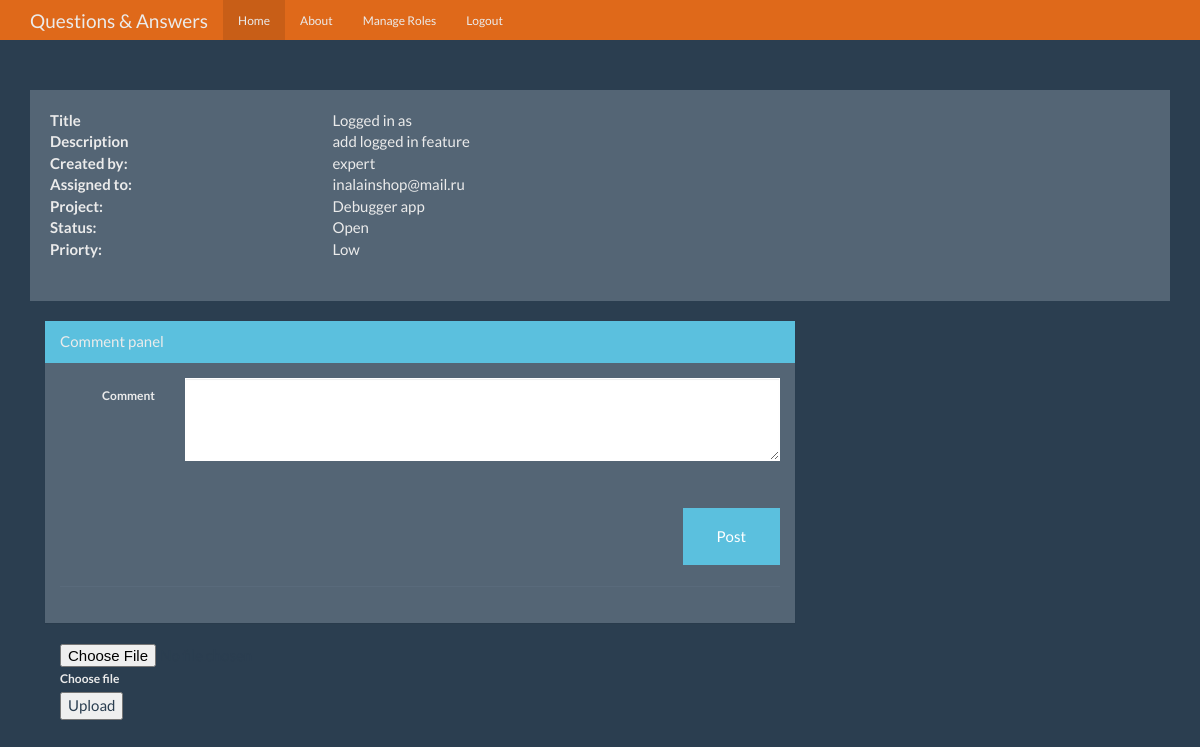
The page /ticket/10 (signed in) on the database as committed earlier.
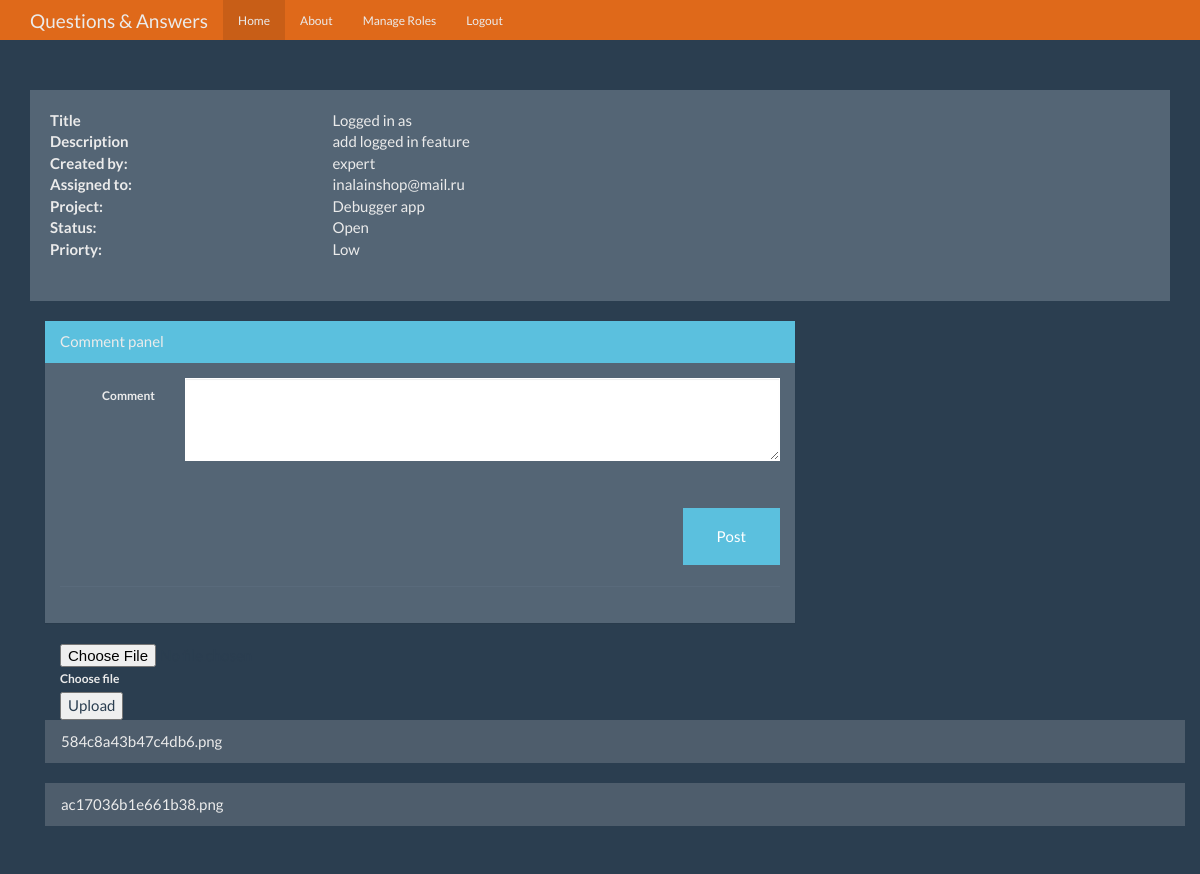
The same page on the database as committed later.
### debugger/models.py (models this page shows, shortened)
class Tickets(db.Model):
    id = db.Column(db.Integer,primary_key=True)
    title = db.Column(db.String(100),nullable=False)
    ticket_text = db.Column(db.Text,nullable=False)
    date_posted = db.Column(db.DateTime,nullable=False,default=datetime.utcnow)
    status = db.Column(db.String(30), nullable=False)
    priority = db.Column(db.String(30), nullable=False)
    created_by_id = db.Column(db.Integer, nullable=False)
    expert_id = db.Column(db.Integer, db.ForeignKey('users.id'),nullable=False)
    project_id = db.Column(db.Integer, db.ForeignKey('projects.id'),nullable=False)
    comment = db.relationship('Comment', backref='title', lazy='dynamic')
    attach = db.relationship('Attachment', backref='ticket', lazy='dynamic')

class Attachment(db.Model):
    id = db.Column(db.Integer, primary_key=True)
    file = db.Column(db.String(140))
    ticket_id = db.Column(db.Integer, db.ForeignKey('tickets.id'), nullable=False)
    def __repr__(self):
        return f"{self.file}"

### debugger/tickets/routes.py (the view, shortened to what this page needs)
@tickets.route('/ticket/<int:ticket_id>',methods=['GET','POST'])
@login_required
def ticket(ticket_id):
    ticket = Tickets.query.get_or_404(ticket_id)
    com = Comment.query.filter_by(ticket_id=ticket.id).first()
    form = CommentForm()
    attachform = AttachForm()
    if form.validate_on_submit() and form.body.data:
        comment = Comment(body=form.body.data,ticket_id=ticket_id,author = current_user.username)
        db.session.add(comment)
        db.session.commit()
        flash('Your comment has been published.')
        return redirect(url_for('tickets.ticket', ticket_id=ticket_id))
    return render_template('ticket.html', title=ticket.title,ticket=ticket,form=form,comment=com,attachform=attachform)

### debugger/tickets/forms.py
class CommentForm(FlaskForm):
    body = TextAreaField('Comment', validators=[DataRequired()])
    submit = SubmitField('Post')

class AttachForm(FlaskForm):
    file = FileField('Upload file')
    submit = SubmitField('Upload')

### debugger/models.py (called while the page is built)
@login_manager.user_loader
def load_user(user_id):
    return Users.query.get(int(user_id))

### debugger/templates/ticket.html (shortened to what this page needs)
{% extends "base.html" %}
{% from "show_links.html" import show_links %}
{% block nav%}
          {{ show_links(current_user) }}
{% endblock %}
{% block body %}
<div class="well bs-component">
    <dl class="row">
      <dt class="col-sm-3">Title</dt>
      <dd class="col-sm-9">{{ ticket.title }}</dd>
      <dt class="col-sm-3">Description</dt>
      <dd class="col-sm-9">{{ ticket.ticket_text }}</dd>
      <dt class="col-sm-3">Created by:</dt>
      <dd class="col-sm-9">{{ ticket.created_by_id }}</dd>
      <dt class="col-sm-3">Assigned to:</dt>
      <dd class="col-sm-9">{{ ticket.expert_id }}</dd>
        <dt class="col-sm-3">Project:</dt>
      <dd class="col-sm-9">{{ ticket.project_id }}</dd>
        <dt class="col-sm-3">Status:</dt>
      <dd class="col-sm-9">{{ ticket.status }}</dd>
        <dt class="col-sm-3">Priorty:</dt>
      <dd class="col-sm-9">{{ ticket.priority }}</dd>
    </dl>
</div>
<form method="POST" action="" class="form-horizontal">
<div class="container">
<div class="row bootstrap snippets">
    <div class="col-md-8 col-sm-12">
        <div class="comment-wrapper">
            <div class="panel panel-info">
                <div class="panel-heading">
                    Comment panel
                </div>
                <div class="panel-body">
                    <div class="form-group">
                    <label class="col-lg-2 control-label">Comment</label>
                    <div class="col-lg-10">
                      <p>{{ form.body (class="form-control" , rows=3) }}</p>
                    </div>
                  </div>
                    <br>
                    <button type="button" class="btn btn-info pull-right">{{ form.submit (class="btn btn-info pull-right")}}</button>
                    <div class="clearfix"></div>
                    <hr>
                </div>
            </div>
        </div>
</div>
</div>
</form>
    <div class="container">
    <form method="POST" action="" class="was-validated" enctype="multipart/form-data">
              <div class="custom-file">
                  {{ attachform.file(class="custom-file-input") }}
                <label class="custom-file-label">Choose file</label>
              </div>
                {{ attachform.submit }}
    </form>
</div>
        {% for file in ticket.attach %}
            <ul class="list-group">
                <a href="{{ url_for('tickets.download', filename=file) }}" download class="list-group-item list-group-item-action"> {{ file }}</a>
            </ul>
        {% endfor %}
{% endblock %}

### debugger/templates/base.html (shortened to what this page needs)
<!DOCTYPE html>
<html lang="en">
  <head>
    <link href="{{ url_for('static', filename='bootstrap.min.css') }}" rel="stylesheet">
    <link href="{{ url_for('static', filename='theme.css') }}" rel="stylesheet">
    <link rel="stylesheet" type="text/css" href="https://cdn.datatables.net/1.10.21/css/jquery.dataTables.css">
  </head>
  <body>
    <nav class="navbar navbar-inverse navbar-fixed-top">
      <div class="container">
        <div class="navbar-header">
          <a class="navbar-brand" href="{{ url_for ('main.index') }}">Questions & Answers</a>
        </div>
        <div id="navbar" class="navbar-collapse collapse">
            {% block nav %}{% endblock %}
        </div>
      </div>
    </nav>
    <div class="container theme-showcase" role="main">
    {% block body %} {% endblock %}
    </div>
  </body>
</html>

### debugger/templates/show_links.html (shortened to what this page needs)
 {% macro show_links(current_user) %}
          <ul class="nav navbar-nav">
            <li class="active"><a href="{{ url_for ('main.index') }}">Home</a></li>
            <li><a href="{{ url_for ('main.about') }}">About</a></li>
            {% if current_user.is_authenticated and current_user['admin'] == 1 %}
            <li><a href="{{ url_for ('users.userss') }}">Manage Roles</a></li>
            {% endif %}
            {% if current_user.is_authenticated %}
            <li><a href="{{ url_for ('users.logout') }}">Logout</a></li>
            {% endif %}
          </ul>
 {% endmacro %}

### debugger/static/theme.css (style rules this page uses)
body { padding-top: 70px; padding-bottom: 30px; }

### debugger/templates/ticket.html (style rules this page uses)
body { margin-top:20px; }
.comment-wrapper .panel-body { max-height:650px; overflow:auto; }

Rows that differ between the two databases and show on the page:
added Attachment: file "584c8a43b47c4db6.png"
added Attachment: file "ac17036b1e661b38.png"
